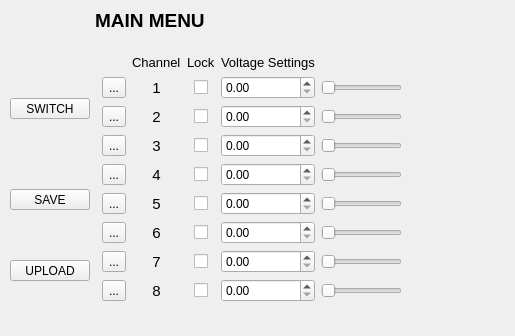
<?xml version="1.0" encoding="UTF-8"?>
<ui version="4.0">
 <class>GUI</class>
 <widget class="QWidget" name="GUI">
  <property name="geometry">
   <rect>
    <x>0</x>
    <y>0</y>
    <width>515</width>
    <height>336</height>
   </rect>
  </property>
  <property name="windowTitle">
   <string>Form</string>
  </property>
  <widget class="QLabel" name="label">
   <property name="geometry">
    <rect>
     <x>95</x>
     <y>9</y>
     <width>109</width>
     <height>22</height>
    </rect>
   </property>
   <property name="font">
    <font>
     <family>Arial</family>
     <pointsize>14</pointsize>
     <weight>75</weight>
     <bold>true</bold>
    </font>
   </property>
   <property name="text">
    <string>MAIN MENU</string>
   </property>
  </widget>
  <widget class="QPushButton" name="pushButton">
   <property name="geometry">
    <rect>
     <x>10</x>
     <y>98</y>
     <width>80</width>
     <height>21</height>
    </rect>
   </property>
   <property name="text">
    <string>SWITCH</string>
   </property>
  </widget>
  <widget class="QPushButton" name="pushButton_2">
   <property name="geometry">
    <rect>
     <x>10</x>
     <y>189</y>
     <width>80</width>
     <height>21</height>
    </rect>
   </property>
   <property name="text">
    <string>SAVE</string>
   </property>
  </widget>
  <widget class="QPushButton" name="pushButton_3">
   <property name="geometry">
    <rect>
     <x>10</x>
     <y>260</y>
     <width>80</width>
     <height>21</height>
    </rect>
   </property>
   <property name="text">
    <string>UPLOAD</string>
   </property>
  </widget>
  <widget class="QWidget" name="gridLayoutWidget">
   <property name="geometry">
    <rect>
     <x>102</x>
     <y>55</y>
     <width>300</width>
     <height>249</height>
    </rect>
   </property>
   <layout class="QGridLayout" name="gridLayout">
    <item row="5" column="2" alignment="Qt::AlignHCenter">
     <widget class="QCheckBox" name="checkBox_5">
      <property name="enabled">
       <bool>true</bool>
      </property>
      <property name="text">
       <string/>
      </property>
     </widget>
    </item>
    <item row="6" column="0">
     <widget class="QToolButton" name="toolButton_6">
      <property name="text">
       <string>...</string>
      </property>
     </widget>
    </item>
    <item row="0" column="1">
     <widget class="QLabel" name="label_3">
      <property name="maximumSize">
       <size>
        <width>110000</width>
        <height>15</height>
       </size>
      </property>
      <property name="font">
       <font>
        <pointsize>10</pointsize>
       </font>
      </property>
      <property name="text">
       <string>Channel</string>
      </property>
     </widget>
    </item>
    <item row="6" column="3">
     <widget class="QDoubleSpinBox" name="doubleSpinBox"/>
    </item>
    <item row="6" column="1">
     <widget class="QLabel" name="label_8">
      <property name="font">
       <font>
        <pointsize>11</pointsize>
       </font>
      </property>
      <property name="text">
       <string>6</string>
      </property>
      <property name="alignment">
       <set>Qt::AlignCenter</set>
      </property>
     </widget>
    </item>
    <item row="0" column="2">
     <widget class="QLabel" name="label_11">
      <property name="maximumSize">
       <size>
        <width>110000</width>
        <height>15</height>
       </size>
      </property>
      <property name="font">
       <font>
        <pointsize>10</pointsize>
       </font>
      </property>
      <property name="text">
       <string>Lock</string>
      </property>
     </widget>
    </item>
    <item row="5" column="4">
     <widget class="QSlider" name="horizontalSlider_5">
      <property name="orientation">
       <enum>Qt::Horizontal</enum>
      </property>
     </widget>
    </item>
    <item row="4" column="3">
     <widget class="QDoubleSpinBox" name="doubleSpinBox_3"/>
    </item>
    <item row="8" column="2" alignment="Qt::AlignHCenter">
     <widget class="QCheckBox" name="checkBox_8">
      <property name="enabled">
       <bool>true</bool>
      </property>
      <property name="text">
       <string/>
      </property>
     </widget>
    </item>
    <item row="1" column="1">
     <widget class="QLabel" name="label_2">
      <property name="font">
       <font>
        <pointsize>11</pointsize>
       </font>
      </property>
      <property name="layoutDirection">
       <enum>Qt::LeftToRight</enum>
      </property>
      <property name="text">
       <string>1</string>
      </property>
      <property name="textFormat">
       <enum>Qt::AutoText</enum>
      </property>
      <property name="alignment">
       <set>Qt::AlignCenter</set>
      </property>
     </widget>
    </item>
    <item row="3" column="1">
     <widget class="QLabel" name="label_5">
      <property name="font">
       <font>
        <pointsize>11</pointsize>
       </font>
      </property>
      <property name="text">
       <string>3</string>
      </property>
      <property name="alignment">
       <set>Qt::AlignCenter</set>
      </property>
     </widget>
    </item>
    <item row="7" column="4">
     <widget class="QSlider" name="horizontalSlider_8">
      <property name="orientation">
       <enum>Qt::Horizontal</enum>
      </property>
     </widget>
    </item>
    <item row="8" column="1">
     <widget class="QLabel" name="label_10">
      <property name="font">
       <font>
        <pointsize>11</pointsize>
       </font>
      </property>
      <property name="text">
       <string>8</string>
      </property>
      <property name="alignment">
       <set>Qt::AlignCenter</set>
      </property>
     </widget>
    </item>
    <item row="2" column="0">
     <widget class="QToolButton" name="toolButton_2">
      <property name="text">
       <string>...</string>
      </property>
     </widget>
    </item>
    <item row="4" column="1">
     <widget class="QLabel" name="label_6">
      <property name="font">
       <font>
        <pointsize>11</pointsize>
       </font>
      </property>
      <property name="text">
       <string>4</string>
      </property>
      <property name="alignment">
       <set>Qt::AlignCenter</set>
      </property>
     </widget>
    </item>
    <item row="2" column="3">
     <widget class="QDoubleSpinBox" name="doubleSpinBox_5"/>
    </item>
    <item row="5" column="3">
     <widget class="QDoubleSpinBox" name="doubleSpinBox_2"/>
    </item>
    <item row="3" column="4">
     <widget class="QSlider" name="horizontalSlider_3">
      <property name="orientation">
       <enum>Qt::Horizontal</enum>
      </property>
     </widget>
    </item>
    <item row="1" column="3">
     <widget class="QDoubleSpinBox" name="doubleSpinBox_6"/>
    </item>
    <item row="2" column="1">
     <widget class="QLabel" name="label_4">
      <property name="font">
       <font>
        <pointsize>11</pointsize>
       </font>
      </property>
      <property name="text">
       <string>2</string>
      </property>
      <property name="alignment">
       <set>Qt::AlignCenter</set>
      </property>
     </widget>
    </item>
    <item row="7" column="1">
     <widget class="QLabel" name="label_9">
      <property name="font">
       <font>
        <pointsize>11</pointsize>
       </font>
      </property>
      <property name="text">
       <string>7</string>
      </property>
      <property name="alignment">
       <set>Qt::AlignCenter</set>
      </property>
     </widget>
    </item>
    <item row="1" column="4">
     <widget class="QSlider" name="horizontalSlider">
      <property name="orientation">
       <enum>Qt::Horizontal</enum>
      </property>
     </widget>
    </item>
    <item row="6" column="4">
     <widget class="QSlider" name="horizontalSlider_7">
      <property name="orientation">
       <enum>Qt::Horizontal</enum>
      </property>
     </widget>
    </item>
    <item row="1" column="2" alignment="Qt::AlignHCenter">
     <widget class="QCheckBox" name="checkBox">
      <property name="enabled">
       <bool>true</bool>
      </property>
      <property name="text">
       <string/>
      </property>
     </widget>
    </item>
    <item row="3" column="2" alignment="Qt::AlignHCenter">
     <widget class="QCheckBox" name="checkBox_3">
      <property name="enabled">
       <bool>true</bool>
      </property>
      <property name="text">
       <string/>
      </property>
     </widget>
    </item>
    <item row="4" column="0">
     <widget class="QToolButton" name="toolButton_4">
      <property name="text">
       <string>...</string>
      </property>
     </widget>
    </item>
    <item row="5" column="0">
     <widget class="QToolButton" name="toolButton_5">
      <property name="text">
       <string>...</string>
      </property>
     </widget>
    </item>
    <item row="4" column="2" alignment="Qt::AlignHCenter">
     <widget class="QCheckBox" name="checkBox_4">
      <property name="enabled">
       <bool>true</bool>
      </property>
      <property name="text">
       <string/>
      </property>
     </widget>
    </item>
    <item row="7" column="2" alignment="Qt::AlignHCenter">
     <widget class="QCheckBox" name="checkBox_7">
      <property name="enabled">
       <bool>true</bool>
      </property>
      <property name="text">
       <string/>
      </property>
     </widget>
    </item>
    <item row="4" column="4">
     <widget class="QSlider" name="horizontalSlider_4">
      <property name="orientation">
       <enum>Qt::Horizontal</enum>
      </property>
     </widget>
    </item>
    <item row="3" column="3">
     <widget class="QDoubleSpinBox" name="doubleSpinBox_4"/>
    </item>
    <item row="8" column="4">
     <widget class="QSlider" name="horizontalSlider_6">
      <property name="orientation">
       <enum>Qt::Horizontal</enum>
      </property>
     </widget>
    </item>
    <item row="3" column="0">
     <widget class="QToolButton" name="toolButton_3">
      <property name="text">
       <string>...</string>
      </property>
     </widget>
    </item>
    <item row="1" column="0">
     <widget class="QToolButton" name="toolButton">
      <property name="text">
       <string>...</string>
      </property>
     </widget>
    </item>
    <item row="2" column="4">
     <widget class="QSlider" name="horizontalSlider_2">
      <property name="orientation">
       <enum>Qt::Horizontal</enum>
      </property>
     </widget>
    </item>
    <item row="7" column="0">
     <widget class="QToolButton" name="toolButton_7">
      <property name="text">
       <string>...</string>
      </property>
     </widget>
    </item>
    <item row="8" column="3">
     <widget class="QDoubleSpinBox" name="doubleSpinBox_8"/>
    </item>
    <item row="8" column="0">
     <widget class="QToolButton" name="toolButton_8">
      <property name="text">
       <string>...</string>
      </property>
     </widget>
    </item>
    <item row="5" column="1">
     <widget class="QLabel" name="label_7">
      <property name="font">
       <font>
        <pointsize>11</pointsize>
       </font>
      </property>
      <property name="text">
       <string>5</string>
      </property>
      <property name="alignment">
       <set>Qt::AlignCenter</set>
      </property>
     </widget>
    </item>
    <item row="6" column="2" alignment="Qt::AlignHCenter">
     <widget class="QCheckBox" name="checkBox_6">
      <property name="enabled">
       <bool>true</bool>
      </property>
      <property name="text">
       <string/>
      </property>
     </widget>
    </item>
    <item row="2" column="2" alignment="Qt::AlignHCenter">
     <widget class="QCheckBox" name="checkBox_2">
      <property name="enabled">
       <bool>true</bool>
      </property>
      <property name="text">
       <string/>
      </property>
     </widget>
    </item>
    <item row="0" column="3">
     <widget class="QLabel" name="label_12">
      <property name="maximumSize">
       <size>
        <width>110000</width>
        <height>15</height>
       </size>
      </property>
      <property name="font">
       <font>
        <pointsize>10</pointsize>
       </font>
      </property>
      <property name="text">
       <string>Voltage Settings</string>
      </property>
     </widget>
    </item>
    <item row="7" column="3">
     <widget class="QDoubleSpinBox" name="doubleSpinBox_7"/>
    </item>
   </layout>
  </widget>
 </widget>
 <resources/>
 <connections/>
</ui>
